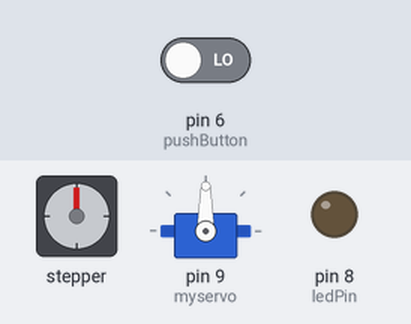
Recording of a sketch running on a simulated Arduino Uno, built with avr-gcc and run on an emulated ATmega328P. Shown: stepper motor, servo, output pins drawn as LEDs (lit = HIGH). Wiring (inferred from the names in the program): stepper motor driver (4096 steps per turn assumed): step pin 3; direction pin 2. The test bench sets the inputs (shaded band); at power-on: pin 6 (pushButton) LOW. Random numbers use the default seed unless the sketch sets one; pins used as bus, display or sensor lines are not drawn.

Above: at 4.2 s.
4.3 s: pin 6 (pushButton) driven LOW
5.8 s: pin 6 (pushButton) driven HIGH
At 5.96 s:
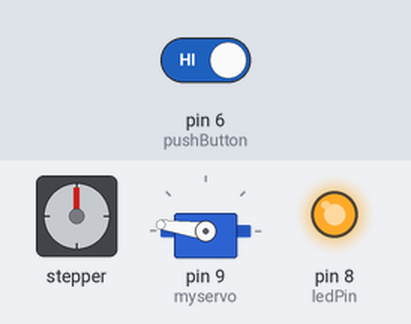
At 17.5 s:
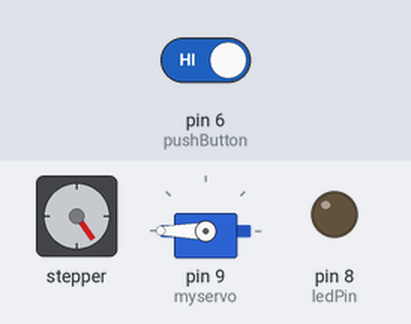
Timing chart, 0 to 19.0 s (numbered marks = the images above; inputs shaded):
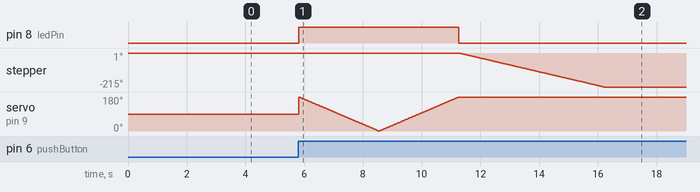

Measured:
- after the input at 4.3 s, every drawn part: stays the same
- after the input at 5.8 s, pin 8 (ledPin): LOW → HIGH at once, → LOW 5.5 s later; stepper: turns 215° counter-clockwise in 4.9 s, starting after 5.5 s

The sketch:

Lulus_Oracle.ino
```cpp
#include <Servo.h>
#include <Arduino.h>

Servo myservo;
int servoPos = 180;  // Variable to store the servo position

int stepPin = 3;    // Stepper motor's step pin
int dirPin = 2;     // Stepper motor's direction pin
int stepsPerRevolution = 4096; // Original step count
int stepsFor72Degrees = 819;   // Step count per 72 degrees

int pushButton = 6; // Button connected to pin 6
unsigned long lastTriggerTime = 0;  // Record the last trigger time
const unsigned long triggerInterval = 5000;  // Event trigger interval, 5000ms (5 seconds)
int lastButtonState = LOW; // Record the last button state

int ledPin = 8; // LED connected to pin 8

void setup() {
  myservo.attach(9);  // Attach the servo to pin 9
  pinMode(ledPin, OUTPUT);  // Set the LED pin as output
  pinMode(dirPin, OUTPUT);
  pinMode(stepPin, OUTPUT);
  digitalWrite(dirPin, LOW); // Set the rotation direction for the stepper motor
  digitalWrite(stepPin, LOW);
  Serial.begin(9600); // Set the baud rate to 9600 bits per second
  pinMode(pushButton, INPUT); // Set the pushButton as INPUT
}

void loop() {
  int buttonState = digitalRead(pushButton); // Read the voltage state of the pushButton
  unsigned long currentTime = millis();

  if (buttonState == HIGH && lastButtonState == LOW && (currentTime - lastTriggerTime > triggerInterval)) {
    lastTriggerTime = currentTime; // Update the last trigger time
    lastButtonState = HIGH; // Update the button state record

    digitalWrite(ledPin, HIGH); // Turn on the LED
    // Servo control code
    for (servoPos = 180; servoPos >= 0; servoPos--) {
      myservo.write(servoPos);
      delay(15);
    }
    for (servoPos = 0; servoPos <= 180; servoPos++) {
      myservo.write(servoPos);
      delay(15);
    }
    digitalWrite(ledPin, LOW); // Turn off the LED

    int multiplier = random(3, 10); // Generate a random number between 3 and 10

    for (int i = 0; i < stepsFor72Degrees * multiplier; i++) {
      digitalWrite(stepPin, HIGH);
      delay(1);
      digitalWrite(stepPin, LOW);
      delay(1);
    }
    delay(1000);  // Stop for one second after a random multiple of 72 degrees
  } else if (buttonState == LOW) {
    lastButtonState = LOW; // Update the button state record, indicating the wire has been separated
  }
  delay(15); // Control the loop speed and response time
}
```
